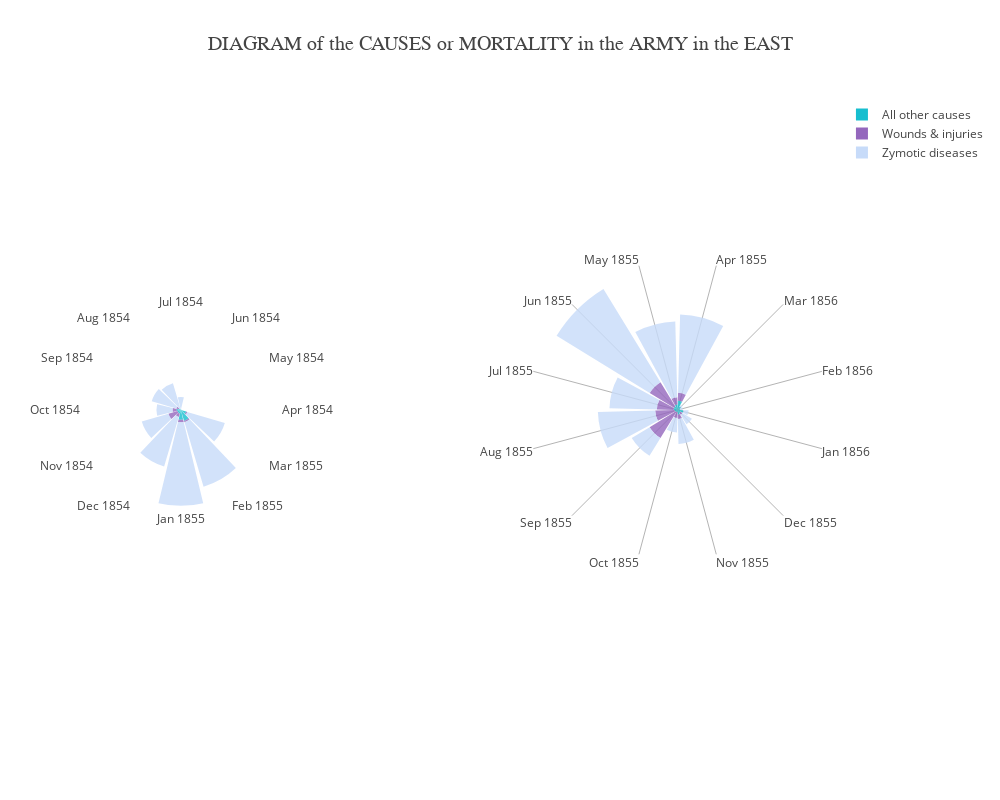

Notebook cell for this chart:
### Code cell
import numpy as np
import pandas as pd
import plotly
plotly.offline.init_notebook_mode(connected=True)
import plotly.offline as py
import plotly.graph_objs as go
from plotly import tools

nightingale = pd.read_csv('/users/gauranshraja/Desktop/nightingale-data-1.csv', header=1)

nightingale
nightingale['Month'][12:]

trace1A = go.Barpolar(
    r = nightingale['All other causes.1'][0:12],
    theta = nightingale['Month'][0:12],
    marker = dict(
        color = '#17becf', 
        opacity = 0.8
    ), 
    name = 'All other causes', 
    showlegend = True,
    subplot = 'polar1',
    text = nightingale['Month'][0:12]
)

trace1B = go.Barpolar(
    r = nightingale['Wounds & injuries.1'][0:12],
    theta = nightingale['Month'][0:12],
    marker = dict(
        color = '#9467bd', 
        opacity = 0.8
    ), 
    name = 'Wounds & injuries', 
    showlegend = True,
    subplot = 'polar1'
)

trace1C = go.Barpolar(
    r = nightingale['Zymotic diseases.1'][0:12],
    theta = nightingale['Month'][0:12],
    marker = dict(
        color = 'rgb(199, 219, 249)', 
        opacity = 0.8
    ), 
    name = 'Zymotic diseases', 
    showlegend = True,
    subplot = 'polar1',
    text = nightingale['Month'][0:12]
)

trace2A = go.Barpolar(
    r = nightingale['All other causes.1'][12:],
    theta = nightingale['Month'][12:],
    marker = dict(
        color = '#17becf', 
        opacity = 0.8
    ), 
    name = 'All other causes', 
    showlegend = False,
    subplot = 'polar2'
)

trace2B = go.Barpolar(
    r = nightingale['Wounds & injuries.1'][12:],
    theta = nightingale['Month'][12:],
    marker = dict(
        color = '#9467bd', 
        opacity = 0.8
    ), 
    name = 'Wounds & injuries', 
    showlegend = False,
    subplot = 'polar2'
)

trace2C = go.Barpolar(
    r = nightingale['Zymotic diseases.1'][12:],
    theta = nightingale['Month'][12:],
    marker = dict(
        color = 'rgb(199, 219, 249)', 
        opacity = 0.8
    ), 
    name = 'Zymotic diseases', 
    showlegend = False,
    subplot = 'polar2'
)

data1 = [trace1A, trace1B, trace1C, trace2A, trace2B, trace2C]

layout = dict (
    polar1 = dict(
      domain = dict(
        x = [0, 0.27],
        y = [0, 1]
      ),
      radialaxis = dict(
          visible = False
      ),
      angularaxis = dict(
          showline = False,
          showgrid = False,
          ticks = "",
        thetaunit = "radians"
      )
    ),
    
    polar2 = dict(
      domain = dict(
        x = [0.6, 1],
        y = [0, 1]
      ),
      radialaxis = dict(
          visible = False
      ),
      angularaxis = dict(
          showline = False,
          #showgrid = False,
          ticks = "",
          rotation = 75,
        thetaunit = "radians"
      )
    ),
    width = 1000,
    height = 800,
    title = dict(
        text = 'DIAGRAM of the CAUSES or MORTALITY in the ARMY in the EAST',
        font = dict(
            size = 20,
            family = "Droid Serif"
        ),
        xanchor = "center"
    )
)

fig = go.Figure(data=data1, layout=layout)
plot_url = py.iplot(fig, validate=False)

### Figure 1 — Plotly figure (JSON) as saved in the notebook; plotly's stock layout.template omitted (floating-point values rounded to 4 significant figures)
{"data": [{"marker": {"color": "#17becf", "opacity": 0.8}, "name": "All other causes", "r": [7, 4.6, 2.5, 9.6, 11.9, 27.7, 50.1, 42.8, 48, 120, 140.1, 68.6], "showlegend": true, "subplot": "polar", "text": ["Apr 1854", "May 1854", "Jun 1854", "Jul 1854", "Aug 1854", "Sep 1854", "Oct 1854", "Nov 1854", "Dec 1854", "Jan 1855", "Feb 1855", "Mar 1855"], "theta": ["Apr 1854", "May 1854", "Jun 1854", "Jul 1854", "Aug 1854", "Sep 1854", "Oct 1854", "Nov 1854", "Dec 1854", "Jan 1855", "Feb 1855", "Mar 1855"], "type": "barpolar", "uid": "e450824a-6073-4cde-af98-9bd191ce51a5"}, {"marker": {"color": "#9467bd", "opacity": 0.8}, "name": "Wounds & injuries", "r": [0, 0, 0, 0, 0.4, 32.1, 51.7, 115.8, 41.7, 30.7, 16.3, 12.8], "showlegend": true, "subplot": "polar", "theta": ["Apr 1854", "May 1854", "Jun 1854", "Jul 1854", "Aug 1854", "Sep 1854", "Oct 1854", "Nov 1854", "Dec 1854", "Jan 1855", "Feb 1855", "Mar 1855"], "type": "barpolar", "uid": "5983875b-45b6-455d-a439-c46f6d4e8674"}, {"marker": {"color": "rgb(199, 219, 249)", "opacity": 0.8}, "name": "Zymotic diseases", "r": [1.4, 6.2, 4.7, 150, 328.5, 312.2, 197, 340.6, 631.5, 1023.0, 822.8, 480.3], "showlegend": true, "subplot": "polar", "text": ["Apr 1854", "May 1854", "Jun 1854", "Jul 1854", "Aug 1854", "Sep 1854", "Oct 1854", "Nov 1854", "Dec 1854", "Jan 1855", "Feb 1855", "Mar 1855"], "theta": ["Apr 1854", "May 1854", "Jun 1854", "Jul 1854", "Aug 1854", "Sep 1854", "Oct 1854", "Nov 1854", "Dec 1854", "Jan 1855", "Feb 1855", "Mar 1855"], "type": "barpolar", "uid": "1d66209f-71a0-435b-9120-c5ce92e9b12e"}, {"marker": {"color": "#17becf", "opacity": 0.8}, "name": "All other causes", "r": [21.2, 12.5, 9.6, 9.3, 6.7, 5, 4.6, 10.1, 7.8, 13, 5.2, 9.1], "showlegend": false, "subplot": "polar2", "theta": ["Apr 1855", "May 1855", "Jun 1855", "Jul 1855", "Aug 1855", "Sep 1855", "Oct 1855", "Nov 1855", "Dec 1855", "Jan 1856", "Feb 1856", "Mar 1856"], "type": "barpolar", "uid": "f56c0589-319f-4e2c-ad31-eb248c456aeb"}, {"marker": {"color": "#9467bd", "opacity": 0.8}, "name": "Wounds & injuries", "r": [17.9, 16.6, 64.5, 37.7, 44.1, 69.4, 13.6, 10.5, 5, 0.5, 0, 0], "showlegend": false, "subplot": "polar2", "theta": ["Apr 1855", "May 1855", "Jun 1855", "Jul 1855", "Aug 1855", "Sep 1855", "Oct 1855", "Nov 1855", "Dec 1855", "Jan 1856", "Feb 1856", "Mar 1856"], "type": "barpolar", "uid": "e80716b5-31fa-492a-8b8a-4437d491c41c"}, {"marker": {"color": "rgb(199, 219, 249)", "opacity": 0.8}, "name": "Zymotic diseases", "r": [177.5, 171.8, 247.6, 107.5, 129.9, 47.5, 32.8, 56.4, 25.3, 11.4, 6.6, 3.9], "showlegend": false, "subplot": "polar2", "theta": ["Apr 1855", "May 1855", "Jun 1855", "Jul 1855", "Aug 1855", "Sep 1855", "Oct 1855", "Nov 1855", "Dec 1855", "Jan 1856", "Feb 1856", "Mar 1856"], "type": "barpolar", "uid": "e12c8536-f61e-47b1-8202-768e769cd25d"}], "layout": {"height": 800, "polar": {"angularaxis": {"showgrid": false, "showline": false, "thetaunit": "radians", "ticks": ""}, "domain": {"x": [0, 0.27], "y": [0, 1]}, "radialaxis": {"visible": false}}, "polar2": {"angularaxis": {"rotation": 75, "showline": false, "thetaunit": "radians", "ticks": ""}, "domain": {"x": [0.6, 1], "y": [0, 1]}, "radialaxis": {"visible": false}}, "title": {"font": {"family": "Droid Serif", "size": 20}, "text": "DIAGRAM of the CAUSES or MORTALITY in the ARMY in the EAST", "xanchor": "center"}, "width": 1000}}
